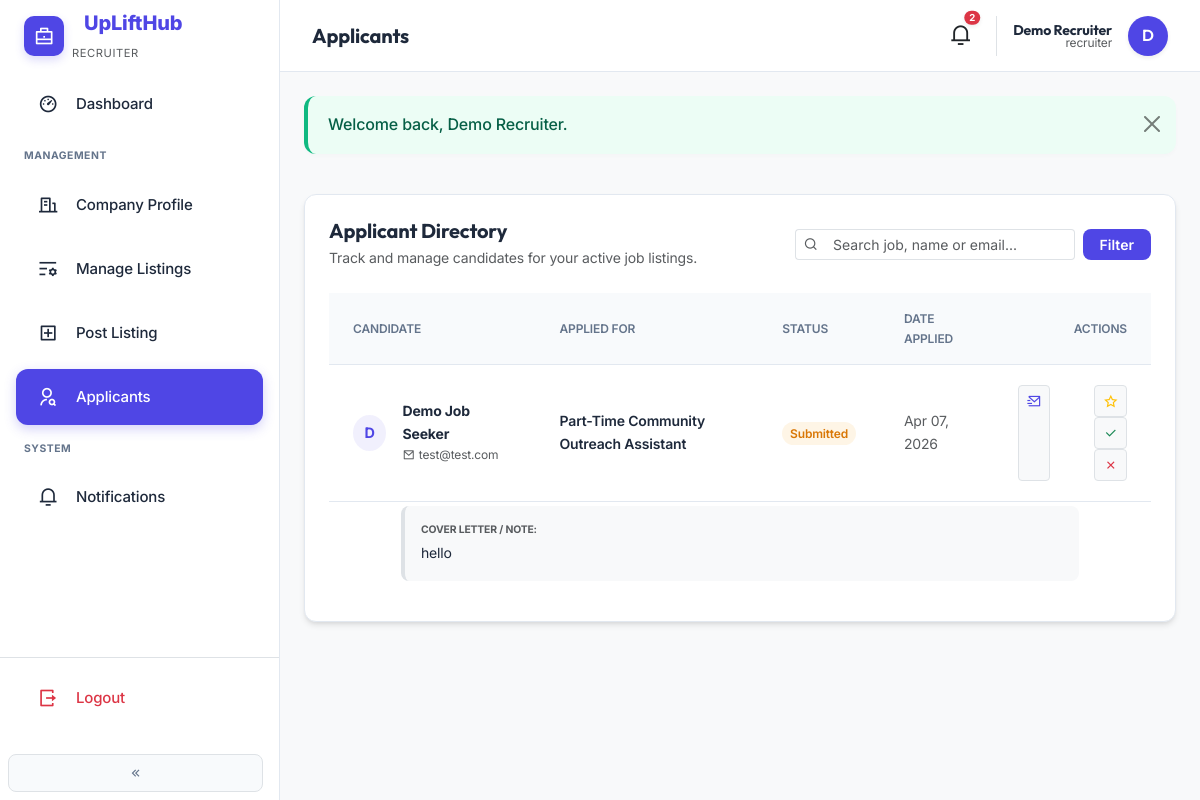
Page /recruiter/applicants.php (signed in) on the committed database.
### tables this page shows
CREATE TABLE `applications` (
  `id` int(10) UNSIGNED NOT NULL,
  `item_type` enum('job','financial_aid','social_service') NOT NULL DEFAULT 'job',
  `job_id` int(10) UNSIGNED DEFAULT NULL,
  `job_seeker_id` int(10) UNSIGNED DEFAULT NULL,
  `guest_name` varchar(255) DEFAULT NULL,
  `guest_email` varchar(255) DEFAULT NULL,
  `status` varchar(50) NOT NULL DEFAULT 'submitted',
  `cover_letter` text DEFAULT NULL,
  `applied_at` timestamp NOT NULL DEFAULT current_timestamp()
);

CREATE TABLE `users` (
  `id` int(10) UNSIGNED NOT NULL,
  `email` varchar(255) NOT NULL,
  `password_hash` varchar(255) NOT NULL,
  `role` enum('job_seeker','recruiter','admin') NOT NULL,
  `name` varchar(255) NOT NULL,
  `recruiter_status` enum('n/a','pending','approved','rejected') NOT NULL DEFAULT 'n/a',
  `reset_token` varchar(64) DEFAULT NULL,
  `reset_expires` datetime DEFAULT NULL,
  `created_at` timestamp NOT NULL DEFAULT current_timestamp()
);

CREATE TABLE `jobs` (
  `id` int(10) UNSIGNED NOT NULL,
  `recruiter_id` int(10) UNSIGNED NOT NULL,
  `title` varchar(255) NOT NULL,
  `description` text DEFAULT NULL,
  `location` varchar(255) DEFAULT NULL,
  `exact_address` varchar(500) DEFAULT NULL,
  `salary_range` varchar(100) DEFAULT NULL,
  `status` enum('draft','pending_approval','published','closed') NOT NULL DEFAULT 'pending_approval',
  `created_at` timestamp NOT NULL DEFAULT current_timestamp()
);

### includes/functions.php (called while the page is built, shortened)
<?php
function e(string $s): string
{
    return htmlspecialchars($s, ENT_QUOTES, 'UTF-8');
}

### recruiter/applicants.php (the view, shortened to what this page needs)
<?php
$pdo = db();
$uid = current_user()['id'];
$q = trim((string) ($_GET['q'] ?? ''));
$sql = "SELECT a.id, a.status, a.applied_at, a.cover_letter, j.title AS job_title, j.id AS job_id,
        u.name AS seeker_name, u.email AS seeker_email, a.guest_name, a.guest_email
        FROM applications a
        INNER JOIN jobs j ON j.id = a.job_id
        LEFT JOIN users u ON u.id = a.job_seeker_id
        WHERE j.recruiter_id = ?";
$params = [$uid];
$sql .= ' ORDER BY a.applied_at DESC';
$st = $pdo->prepare($sql);
$st->execute($params);
$rows = $st->fetchAll();
require dirname(__DIR__) . '/includes/partials/dashboard-start.php';
?>
<div class="row g-4 mb-4 mt-2">
  <div class="col-12">
    <div class="card-premium-admin p-4 reveal reveal-fade">
      <div class="d-flex flex-column flex-md-row justify-content-between align-items-md-center gap-3 mb-4">
        <div>
          <h2 class="h5 fw-bold mb-1" style="font-family: 'Outfit', sans-serif;">Applicant Directory</h2>
          <p class="text-muted small mb-0">Track and manage candidates for your active job listings.</p>
        </div>
        <form class="d-flex gap-2" method="get" action="">
          <div class="input-group input-group-sm" style="width: 280px;">
            <span class="input-group-text bg-white border-end-0"><i class="ri-search-line text-muted"></i></span>
            <input type="search" class="form-control border-start-0" name="q" placeholder="Search job, name or email..." value="<?= e($q) ?>">
          </div>
          <button type="submit" class="btn btn-indigo btn-sm px-3" style="border-radius: 8px;">Filter</button>
        </form>
      </div>
      <div class="table-responsive">
        <table class="table-premium">
          <thead>
            <tr>
              <th>Candidate</th>
              <th>Applied For</th>
              <th>Status</th>
              <th>Date Applied</th>
              <th class="text-end">Actions</th>
            </tr>
          </thead>
          <tbody>
            <?php foreach ($rows as $r): ?>
              <?php
                $statusBadge = match($r['status']) {
                    'approved' => 'approved',
                    'rejected' => 'rejected',
                    'shortlisted' => 'pending',
                    default => 'pending'
                };
                $name = (string) ($r['seeker_name'] ?? $r['guest_name'] ?? 'Guest');
                $email = (string) ($r['seeker_email'] ?? $r['guest_email'] ?? 'No email');
              ?>
              <tr>
                <td>
                  <div class="d-flex align-items-center gap-3">
                    <div class="avatar bg-indigo-soft text-indigo rounded-circle d-flex align-items-center justify-content-center fw-bold" style="width: 36px; height: 36px; font-size: 0.9rem;">
                      <?= e(strtoupper(substr($name, 0, 1))) ?>
                    </div>
                    <div>
                      <div class="fw-bold small"><?= e($name) ?></div>
                      <div class="text-muted" style="font-size: 0.75rem;">
                        <a href="javascript:void(0)"
                           class="text-decoration-none text-muted hover-indigo"
                           data-bs-toggle="modal"
                           data-bs-target="#contactModal"
                           data-application-id="<?= e((string)$r['id']) ?>"
                           data-name="<?= e($name) ?>"
                           data-email="<?= e($email) ?>"
                           data-job-title="<?= e((string)$r['job_title']) ?>">
                          <i class="ri-mail-line me-1"></i><?= e($email) ?>
                        </a>
                      </div>
                    </div>
                  </div>
                </td>
                <td>
                  <div class="fw-semibold small"><?= e($r['job_title']) ?></div>
                </td>
                <td><span class="badge-admin badge-<?= $statusBadge ?>"><?= e(ucfirst($r['status'])) ?></span></td>
                <td class="small text-muted"><?= date('M d, Y', strtotime((string)$r['applied_at'])) ?></td>
                <td class="text-end">
                  <div class="d-flex justify-content-end gap-2">
                    <a href="javascript:void(0)"
                       class="btn btn-sm btn-light border"
                       title="Email Candidate"
                       data-bs-toggle="modal"
                       data-bs-target="#contactModal"
                       data-application-id="<?= e((string)$r['id']) ?>"
                       data-name="<?= e($name) ?>"
                       data-email="<?= e($email) ?>"
                       data-job-title="<?= e((string)$r['job_title']) ?>">
                      <i class="ri-mail-send-line text-indigo"></i>
                    </a>
                    <?php if ($r['status'] === 'submitted' || $r['status'] === 'shortlisted'): ?>
                      <form method="post" action="" class="d-inline">
                        <?php if ($r['status'] === 'submitted'): ?>
                          <button type="submit" name="action" value="shortlist" class="btn btn-sm btn-light border" title="Shortlist"><i class="ri-star-line text-warning"></i></button>
                        <?php endif; ?>
                        <button type="submit" name="action" value="approve" class="btn btn-sm btn-light border" title="Hire/Approve"><i class="ri-check-line text-success"></i></button>
                        <button type="submit" name="action" value="reject" class="btn btn-sm btn-light border text-danger" title="Reject"><i class="ri-close-line"></i></button>
                      </form>
                    <?php else: ?>
                      <span class="text-muted small">Finalized</span>
                    <?php endif; ?>
                  </div>
                </td>
              </tr>
              <?php if (trim((string) $r['cover_letter']) !== ''): ?>
                <tr>
                  <td colspan="5" class="py-0 border-0">
                    <div class="px-5 pb-3 pt-1">
                      <div class="p-3 bg-light rounded-3 small border-start border-4 border-indigo-subtle">
                        <div class="fw-bold text-muted mb-1" style="font-size: 0.65rem; text-transform: uppercase;">Cover Letter / Note:</div>
                        <?= nl2br(e((string) $r['cover_letter'])) ?>
                      </div>
                    </div>
                  </td>
                </tr>
              <?php endif; ?>
            <?php endforeach; ?>
          </tbody>
        </table>
      </div>
    </div>
  </div>
</div>
<?php
require_once dirname(__DIR__) . '/includes/partials/dashboard-end.php';
?>

### assets/css/uplifthub.css (style rules this page uses)
:root { --uplift-indigo: #2D5BFF; --uplift-indigo-dark: #1E3BB3; --uplift-blue: #2D5BFF; --uplift-black: #1A1D23; --uplift-green: #34D399; --uplift-orange: #F59E0B; --uplift-purple: #8B5CF6; --uplift-soft-blue: #F8FAFE; --uplift-card-bg: #ffffff; --uplift-sidebar: #f5f7fb; --uplift-border: rgba(0,0,0,0.06); }
.uplift-body { --bg: #ffffff; --section-alt: var(--uplift-soft-blue); --panel: #ffffff; --muted: #64748b; color: var(--uplift-black); background-color: var(--bg); font-family: 'Inter', system-ui, -apple-system, sans-serif; line-height: 1.6; }

### assets/css/animations.css (style rules this page uses)
.reveal { opacity: 0; transition: opacity 0.8s cubic-bezier(0.25, 0.46, 0.45, 0.94), transform 0.8s cubic-bezier(0.25, 0.46, 0.45, 0.94); will-change: opacity, transform; }
.reveal-fade { transform: none; }
.reveal.reveal-visible { opacity: 1; transform: translateY(0) translateX(0) scale(1); }

### assets/css/admin-premium.css (style rules this page uses)
:root { --admin-indigo: #4F46E5; --admin-indigo-light: #818CF8; --admin-indigo-soft: rgba(79, 70, 229, 0.08); --admin-bg: #F8FAFC; --admin-card-bg: #FFFFFF; --admin-sidebar-bg: #FFFFFF; --admin-border: #E2E8F0; --admin-text-main: #1E293B; --admin-text-muted: #64748B; --admin-radius: 0.75rem; --admin-shadow: 0 4px 6px -1px rgba(0, 0, 0, 0.1), 0 2px 4px -1px rgba(0, 0, 0, 0.06); --admin-shadow-lg: 0 10px 15px -3px rgba(0, 0, 0, 0.1), 0 4px 6px -2px rgba(0, 0, 0, 0.05); }
body.admin-body { background-color: var(--admin-bg); color: var(--admin-text-main); font-family: 'Inter', 'Outfit', sans-serif; letter-spacing: -0.01em; }
.btn-indigo { background: var(--admin-indigo); color: #FFFFFF; border-radius: var(--admin-radius); font-weight: 600; transition: all 0.2s ease; }
.bg-indigo-soft { background: var(--admin-indigo-soft) !important; }
.text-indigo { color: var(--admin-indigo) !important; }
.card-premium-admin { background: var(--admin-card-bg); border: 1px solid var(--admin-border); border-radius: var(--admin-radius); box-shadow: var(--admin-shadow); transition: all 0.3s ease; }
.table-premium { width: 100%; border-collapse: separate; border-spacing: 0; }
.table-premium th { background: var(--admin-bg); padding: 1rem 1.5rem; font-weight: 600; font-size: 0.75rem; text-transform: uppercase; color: var(--admin-text-muted); border-bottom: 1px solid var(--admin-border); }
.table-premium td { padding: 1.25rem 1.5rem; vertical-align: middle; border-bottom: 1px solid var(--admin-border); }
.table-premium tr:last-child td { border-bottom: none; }
.badge-admin { padding: 0.35em 0.65em; font-size: 0.75em; font-weight: 600; border-radius: 9999px; text-transform: capitalize; }
.badge-pending { background: rgba(245, 158, 11, 0.1); color: #D97706; }
* { transition: background-color 0.2s, border-color 0.2s, color 0.2s, transform 0.2s; }

### rows in the picture
applications: job_seeker.name "D", job_seeker.name "Demo Job Seeker", job_seeker.email "test@test.com", job.title "Part-Time Community Outreach Assistant", status "Submitted", applied_at "Apr 07, 2026", cover_letter "hello"

### other values in the picture
$pageTitle "Applicants"
$notifCount "2"
$u['name'] "Demo Recruiter"
$role === 'admin' ? 'Administrator' : $role "recruiter"
substr($u['name'], 0, 1) "D"
$f['message'] "Welcome back, Demo Recruiter."
